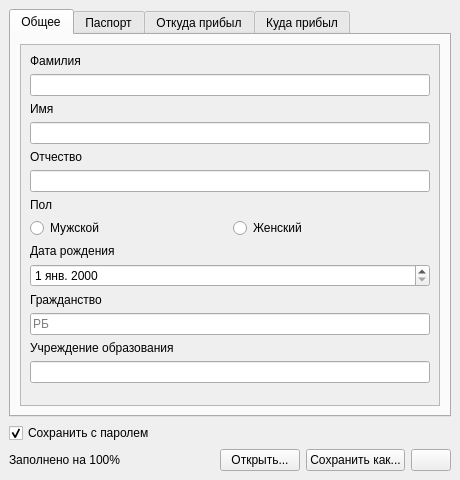
<?xml version="1.0" encoding="UTF-8"?>
<ui version="4.0">
 <class>MainWindow</class>
 <widget class="QMainWindow" name="MainWindow">
  <property name="geometry">
   <rect>
    <x>0</x>
    <y>0</y>
    <width>460</width>
    <height>480</height>
   </rect>
  </property>
  <property name="minimumSize">
   <size>
    <width>460</width>
    <height>480</height>
   </size>
  </property>
  <property name="windowTitle">
   <string>MainWindow</string>
  </property>
  <property name="locale">
   <locale language="Russian" country="Belarus"/>
  </property>
  <widget class="QWidget" name="centralwidget">
   <layout class="QVBoxLayout" name="verticalLayout">
    <item>
     <widget class="QTabWidget" name="tabWidget">
      <property name="currentIndex">
       <number>0</number>
      </property>
      <property name="iconSize">
       <size>
        <width>16</width>
        <height>16</height>
       </size>
      </property>
      <widget class="QWidget" name="commonTab">
       <attribute name="icon">
        <iconset>
         <normaloff>../icons/user.png</normaloff>../icons/user.png</iconset>
       </attribute>
       <attribute name="title">
        <string>Общее</string>
       </attribute>
       <layout class="QVBoxLayout" name="verticalLayout_2">
        <item>
         <widget class="QScrollArea" name="scrollArea">
          <property name="widgetResizable">
           <bool>true</bool>
          </property>
          <widget class="QWidget" name="scrollAreaWidgetContents">
           <property name="geometry">
            <rect>
             <x>0</x>
             <y>0</y>
             <width>404</width>
             <height>397</height>
            </rect>
           </property>
           <layout class="QVBoxLayout" name="verticalLayout_5">
            <item>
             <widget class="QLabel" name="label">
              <property name="text">
               <string>Фамилия</string>
              </property>
             </widget>
            </item>
            <item>
             <widget class="QLineEdit" name="lastNameLineEdit"/>
            </item>
            <item>
             <widget class="QLabel" name="label_2">
              <property name="text">
               <string>Имя</string>
              </property>
             </widget>
            </item>
            <item>
             <widget class="QLineEdit" name="firstNameLineEdit"/>
            </item>
            <item>
             <widget class="QLabel" name="label_3">
              <property name="text">
               <string>Отчество</string>
              </property>
             </widget>
            </item>
            <item>
             <widget class="QLineEdit" name="patronymicLineEdit"/>
            </item>
            <item>
             <widget class="QLabel" name="label_6">
              <property name="text">
               <string>Пол</string>
              </property>
             </widget>
            </item>
            <item>
             <layout class="QHBoxLayout" name="horizontalLayout_2">
              <item>
               <widget class="QRadioButton" name="maleRadioButton">
                <property name="text">
                 <string>Мужской</string>
                </property>
               </widget>
              </item>
              <item>
               <widget class="QRadioButton" name="femaleRadioButton">
                <property name="text">
                 <string>Женский</string>
                </property>
               </widget>
              </item>
             </layout>
            </item>
            <item>
             <widget class="QLabel" name="label_4">
              <property name="text">
               <string>Дата рождения</string>
              </property>
             </widget>
            </item>
            <item>
             <widget class="QDateEdit" name="dateOfBirthDateEdit"/>
            </item>
            <item>
             <widget class="QLabel" name="label_5">
              <property name="text">
               <string>Гражданство</string>
              </property>
             </widget>
            </item>
            <item>
             <widget class="QLineEdit" name="citizenOfLineEdit">
              <property name="text">
               <string/>
              </property>
              <property name="placeholderText">
               <string>РБ</string>
              </property>
             </widget>
            </item>
            <item>
             <widget class="QLabel" name="label_18">
              <property name="text">
               <string>Учреждение образования</string>
              </property>
             </widget>
            </item>
            <item>
             <widget class="QLineEdit" name="studiesAtLineEdit"/>
            </item>
            <item>
             <spacer name="verticalSpacer">
              <property name="orientation">
               <enum>Qt::Vertical</enum>
              </property>
              <property name="sizeHint" stdset="0">
               <size>
                <width>20</width>
                <height>40</height>
               </size>
              </property>
             </spacer>
            </item>
           </layout>
          </widget>
         </widget>
        </item>
       </layout>
      </widget>
      <widget class="QWidget" name="passportTab">
       <attribute name="icon">
        <iconset>
         <normaloff>../icons/book-brown.png</normaloff>../icons/book-brown.png</iconset>
       </attribute>
       <attribute name="title">
        <string>Паспорт</string>
       </attribute>
       <layout class="QVBoxLayout" name="verticalLayout_3">
        <item>
         <widget class="QScrollArea" name="scrollArea_2">
          <property name="widgetResizable">
           <bool>true</bool>
          </property>
          <widget class="QWidget" name="scrollAreaWidgetContents_2">
           <property name="geometry">
            <rect>
             <x>0</x>
             <y>0</y>
             <width>418</width>
             <height>378</height>
            </rect>
           </property>
           <layout class="QVBoxLayout" name="verticalLayout_6">
            <item>
             <widget class="QLabel" name="label_7">
              <property name="text">
               <string>Номер паспорта</string>
              </property>
             </widget>
            </item>
            <item>
             <layout class="QHBoxLayout" name="horizontalLayout_3">
              <item>
               <widget class="QLineEdit" name="passportSeriesLineEdit">
                <property name="maximumSize">
                 <size>
                  <width>32</width>
                  <height>16777215</height>
                 </size>
                </property>
                <property name="text">
                 <string/>
                </property>
                <property name="placeholderText">
                 <string>AA</string>
                </property>
               </widget>
              </item>
              <item>
               <widget class="QLineEdit" name="passportNoLineEdit">
                <property name="text">
                 <string/>
                </property>
                <property name="placeholderText">
                 <string>0000000</string>
                </property>
               </widget>
              </item>
             </layout>
            </item>
            <item>
             <widget class="QLabel" name="label_8">
              <property name="text">
               <string>Идентификационный номер</string>
              </property>
             </widget>
            </item>
            <item>
             <widget class="QLineEdit" name="IDNoLineEdit">
              <property name="text">
               <string/>
              </property>
              <property name="placeholderText">
               <string>000000A000AA0</string>
              </property>
             </widget>
            </item>
            <item>
             <widget class="QLabel" name="label_9">
              <property name="text">
               <string>Кем был выдан</string>
              </property>
             </widget>
            </item>
            <item>
             <widget class="QLineEdit" name="passportIssuedByLineEdit"/>
            </item>
            <item>
             <widget class="QLabel" name="label_10">
              <property name="text">
               <string>Когда был выдан</string>
              </property>
             </widget>
            </item>
            <item>
             <widget class="QDateEdit" name="whenPassportIssuedDateEdit"/>
            </item>
            <item>
             <spacer name="verticalSpacer_2">
              <property name="orientation">
               <enum>Qt::Vertical</enum>
              </property>
              <property name="sizeHint" stdset="0">
               <size>
                <width>20</width>
                <height>40</height>
               </size>
              </property>
             </spacer>
            </item>
           </layout>
          </widget>
         </widget>
        </item>
       </layout>
      </widget>
      <widget class="QWidget" name="movedFromTab">
       <attribute name="icon">
        <iconset>
         <normaloff>../icons/home--minus.png</normaloff>../icons/home--minus.png</iconset>
       </attribute>
       <attribute name="title">
        <string>Откуда прибыл</string>
       </attribute>
       <layout class="QVBoxLayout" name="verticalLayout_4">
        <item>
         <widget class="QScrollArea" name="scrollArea_3">
          <property name="widgetResizable">
           <bool>true</bool>
          </property>
          <widget class="QWidget" name="scrollAreaWidgetContents_3">
           <property name="geometry">
            <rect>
             <x>0</x>
             <y>0</y>
             <width>404</width>
             <height>450</height>
            </rect>
           </property>
           <layout class="QVBoxLayout" name="verticalLayout_7">
            <item>
             <widget class="QLabel" name="label_11">
              <property name="text">
               <string>Страна</string>
              </property>
             </widget>
            </item>
            <item>
             <widget class="QLineEdit" name="countryLineEdit"/>
            </item>
            <item>
             <widget class="QLabel" name="label_12">
              <property name="text">
               <string>Область / край / округ</string>
              </property>
             </widget>
            </item>
            <item>
             <widget class="QLineEdit" name="regionLineEdit"/>
            </item>
            <item>
             <widget class="QLabel" name="label_13">
              <property name="text">
               <string>Район</string>
              </property>
             </widget>
            </item>
            <item>
             <widget class="QLineEdit" name="districtLineEdit"/>
            </item>
            <item>
             <widget class="QLabel" name="label_24">
              <property name="text">
               <string>Тип населенного пункта</string>
              </property>
             </widget>
            </item>
            <item>
             <layout class="QHBoxLayout" name="horizontalLayout_5">
              <item>
               <widget class="QRadioButton" name="cityRadioButton">
                <property name="text">
                 <string>Город</string>
                </property>
                <property name="checked">
                 <bool>true</bool>
                </property>
               </widget>
              </item>
              <item>
               <widget class="QRadioButton" name="villageRadioButton">
                <property name="text">
                 <string>Деревня</string>
                </property>
               </widget>
              </item>
             </layout>
            </item>
            <item>
             <widget class="QLabel" name="label_14">
              <property name="text">
               <string>Город</string>
              </property>
             </widget>
            </item>
            <item>
             <widget class="QLineEdit" name="cityLineEdit"/>
            </item>
            <item>
             <widget class="QLabel" name="label_15">
              <property name="text">
               <string>Сельский совет</string>
              </property>
             </widget>
            </item>
            <item>
             <widget class="QLineEdit" name="councilLineEdit">
              <property name="enabled">
               <bool>false</bool>
              </property>
             </widget>
            </item>
            <item>
             <widget class="QLabel" name="label_16">
              <property name="text">
               <string>Деревня</string>
              </property>
             </widget>
            </item>
            <item>
             <widget class="QLineEdit" name="villageLineEdit">
              <property name="enabled">
               <bool>false</bool>
              </property>
             </widget>
            </item>
            <item>
             <widget class="QLabel" name="label_17">
              <property name="text">
               <string>Улица, дом, квартира</string>
              </property>
             </widget>
            </item>
            <item>
             <widget class="QLineEdit" name="streetHouseFlatNoLineEdit"/>
            </item>
            <item>
             <spacer name="verticalSpacer_3">
              <property name="orientation">
               <enum>Qt::Vertical</enum>
              </property>
              <property name="sizeHint" stdset="0">
               <size>
                <width>20</width>
                <height>40</height>
               </size>
              </property>
             </spacer>
            </item>
           </layout>
          </widget>
         </widget>
        </item>
       </layout>
      </widget>
      <widget class="QWidget" name="movedInTab">
       <attribute name="icon">
        <iconset>
         <normaloff>../icons/building--plus.png</normaloff>../icons/building--plus.png</iconset>
       </attribute>
       <attribute name="title">
        <string>Куда прибыл</string>
       </attribute>
       <layout class="QVBoxLayout" name="verticalLayout_10">
        <item>
         <widget class="QScrollArea" name="scrollArea_4">
          <property name="widgetResizable">
           <bool>true</bool>
          </property>
          <widget class="QWidget" name="scrollAreaWidgetContents_4">
           <property name="geometry">
            <rect>
             <x>0</x>
             <y>0</y>
             <width>418</width>
             <height>378</height>
            </rect>
           </property>
           <layout class="QVBoxLayout" name="verticalLayout_11">
            <item>
             <layout class="QHBoxLayout" name="horizontalLayout_4">
              <item>
               <layout class="QVBoxLayout" name="verticalLayout_12">
                <item>
                 <widget class="QLabel" name="label_19">
                  <property name="text">
                   <string>Адрес общежития</string>
                  </property>
                 </widget>
                </item>
                <item>
                 <widget class="QLineEdit" name="dormAddressLineEdit"/>
                </item>
               </layout>
              </item>
              <item>
               <layout class="QVBoxLayout" name="verticalLayout_13">
                <item>
                 <widget class="QLabel" name="label_20">
                  <property name="text">
                   <string>Номер общежития</string>
                  </property>
                 </widget>
                </item>
                <item>
                 <widget class="QSpinBox" name="dormNoSpinBox">
                  <property name="value">
                   <number>1</number>
                  </property>
                 </widget>
                </item>
               </layout>
              </item>
             </layout>
            </item>
            <item>
             <widget class="QLabel" name="label_21">
              <property name="text">
               <string>Дата прибытия</string>
              </property>
             </widget>
            </item>
            <item>
             <widget class="QDateEdit" name="comeDateEdit"/>
            </item>
            <item>
             <widget class="QLabel" name="label_22">
              <property name="text">
               <string>Дата заселения</string>
              </property>
             </widget>
            </item>
            <item>
             <widget class="QDateEdit" name="moveInDateEdit"/>
            </item>
            <item>
             <widget class="QLabel" name="label_23">
              <property name="text">
               <string>Дата выселения</string>
              </property>
             </widget>
            </item>
            <item>
             <widget class="QDateEdit" name="moveOutDateEdit"/>
            </item>
            <item>
             <spacer name="verticalSpacer_4">
              <property name="orientation">
               <enum>Qt::Vertical</enum>
              </property>
              <property name="sizeHint" stdset="0">
               <size>
                <width>20</width>
                <height>40</height>
               </size>
              </property>
             </spacer>
            </item>
           </layout>
          </widget>
         </widget>
        </item>
       </layout>
      </widget>
     </widget>
    </item>
    <item>
     <widget class="QCheckBox" name="saveWithPasswordCheckBox">
      <property name="text">
       <string>Сохранить с паролем</string>
      </property>
      <property name="checked">
       <bool>true</bool>
      </property>
     </widget>
    </item>
    <item>
     <layout class="QHBoxLayout" name="horizontalLayout">
      <item>
       <widget class="QLabel" name="progressLabel">
        <property name="text">
         <string>Заполнено на 100%</string>
        </property>
       </widget>
      </item>
      <item>
       <spacer name="horizontalSpacer">
        <property name="orientation">
         <enum>Qt::Horizontal</enum>
        </property>
        <property name="sizeHint" stdset="0">
         <size>
          <width>40</width>
          <height>20</height>
         </size>
        </property>
       </spacer>
      </item>
      <item>
       <widget class="QPushButton" name="openFilePushButton">
        <property name="text">
         <string>Открыть...</string>
        </property>
        <property name="icon">
         <iconset>
          <normaloff>../icons/folder-horizontal-open.png</normaloff>../icons/folder-horizontal-open.png</iconset>
        </property>
       </widget>
      </item>
      <item>
       <widget class="QPushButton" name="saveAsPushButton">
        <property name="text">
         <string>Сохранить как...</string>
        </property>
        <property name="icon">
         <iconset>
          <normaloff>../icons/disks.png</normaloff>../icons/disks.png</iconset>
        </property>
       </widget>
      </item>
      <item>
       <widget class="QPushButton" name="showHelpPushButton">
        <property name="text">
         <string/>
        </property>
        <property name="icon">
         <iconset>
          <normaloff>../icons/question.png</normaloff>../icons/question.png</iconset>
        </property>
       </widget>
      </item>
     </layout>
    </item>
   </layout>
  </widget>
 </widget>
 <resources/>
 <connections/>
</ui>
